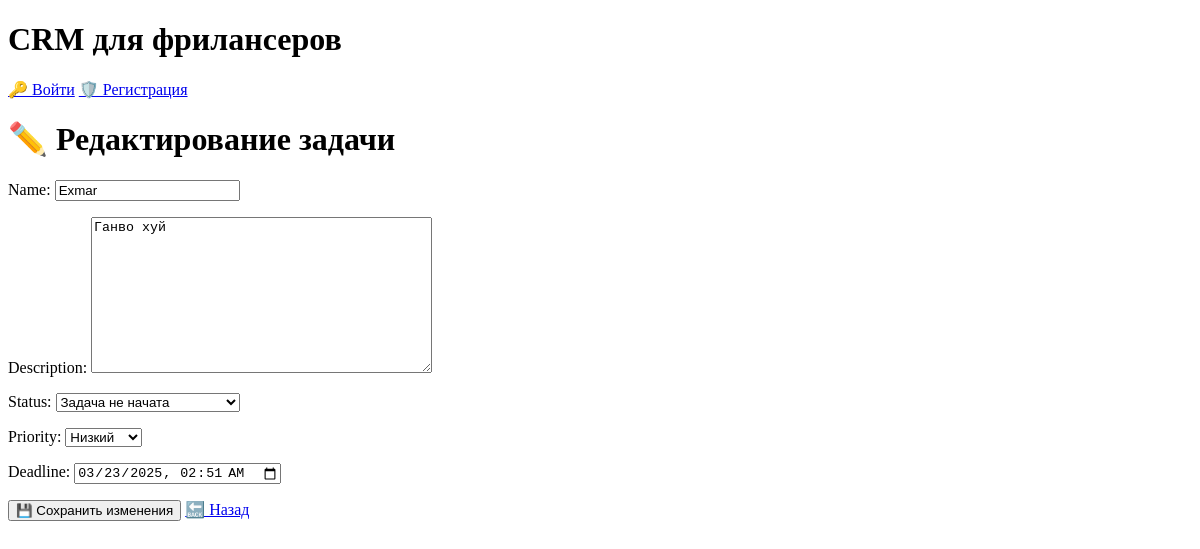
Screenshot of /task/1/edit/ with the database file from the repository.
### crm/models.py (models this page shows, shortened)
class Task(models.Model):
    TASK_CHOICES = [
        ('not_started', 'Задача не начата'),
        ('in_progress', 'Задача в процессе'),
        ('completed', 'Задача завершена'),
        ('on_hold', 'Задача приостановлена'),
        ('blocked', 'Задача заблокирована'),
        ('canceled', 'Задача отменена'),
        ('waiting_for_review', 'Задача ожидает проверки')
    ]
    PRIORITY_CHOICES = [
        ('low', 'Низкий'),
        ('medium', 'Средний'),
        ('high', 'Высокий')
    ]
    name = models.CharField(max_length=100, null=False, blank=False)
    description = models.CharField(max_length=350, null=True, blank=True)
    status = models.CharField(max_length=45, choices=TASK_CHOICES, null=False, blank=False)
    priority = models.CharField(max_length=10, choices=PRIORITY_CHOICES, default='medium')
    deadline = models.DateTimeField(null=True, blank=True)
    created_at = models.DateTimeField(auto_now_add=True)
    owner = models.ForeignKey(settings.AUTH_USER_MODEL, on_delete=models.CASCADE)

### crm/views.py (the view)
# urls.py: path('task/<int:task_id>/edit/', views.edit_task, name='edit_task'),
def edit_task(request, task_id):
    task = get_object_or_404(Task, id=task_id)
    if request.method == 'POST':
        form = TaskForm(request.POST, instance=task)  #
        if form.is_valid():
            form.save()
            return redirect('task_detail', task_id=task.id)
    else:
        form = TaskForm(instance=task)
    return render(request, 'crm/edit_task.html', {'form': form, 'task': task})

### crm/forms.py
class TaskForm(forms.ModelForm):
	class Meta:
		model = Task
		fields = ['name', 'description', 'status', 'priority', 'deadline']
		widgets = {
				'name': forms.TextInput(attrs={'class': 'form-control'}),
				'description': forms.Textarea(attrs={'class': 'form-control'}),
				'status': forms.Select(attrs={'class': 'form-control'}),
				'priority': forms.Select(attrs={'class': 'form-control'}),
				'deadline': forms.DateTimeInput(attrs={'class': 'form-control', 'type': 'datetime-local'}),
		}

### crm/templates/crm/edit_task.html (shortened to what this page needs)
{% extends "crm/base.html" %}
{% block content %}
<h1>✏️ Редактирование задачи</h1>
<form method="POST" action="">
    {{ form.as_p }}
    <button type="submit" class="btn btn-success">💾 Сохранить изменения</button>
    <a href="{% url 'task_detail' task.id %}" class="btn btn-secondary">🔙 Назад</a>
</form>
{% endblock %}

### rows the page displays
Task: name "Exmar", description "Ганво хуй", status "Задача не начата", priority "Низкий", deadline "03/23/2025 02:51"
